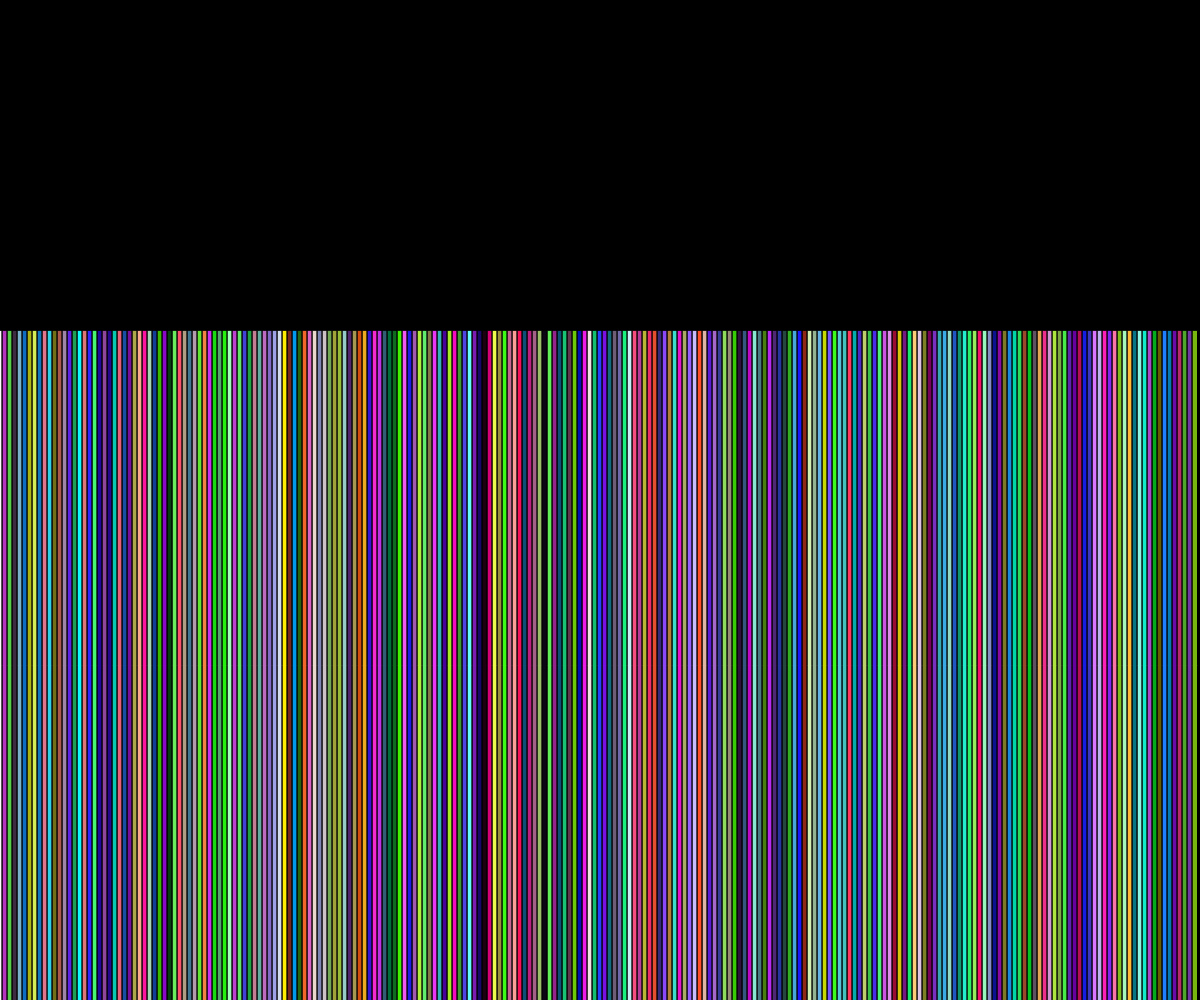
Frame 1 (no input)
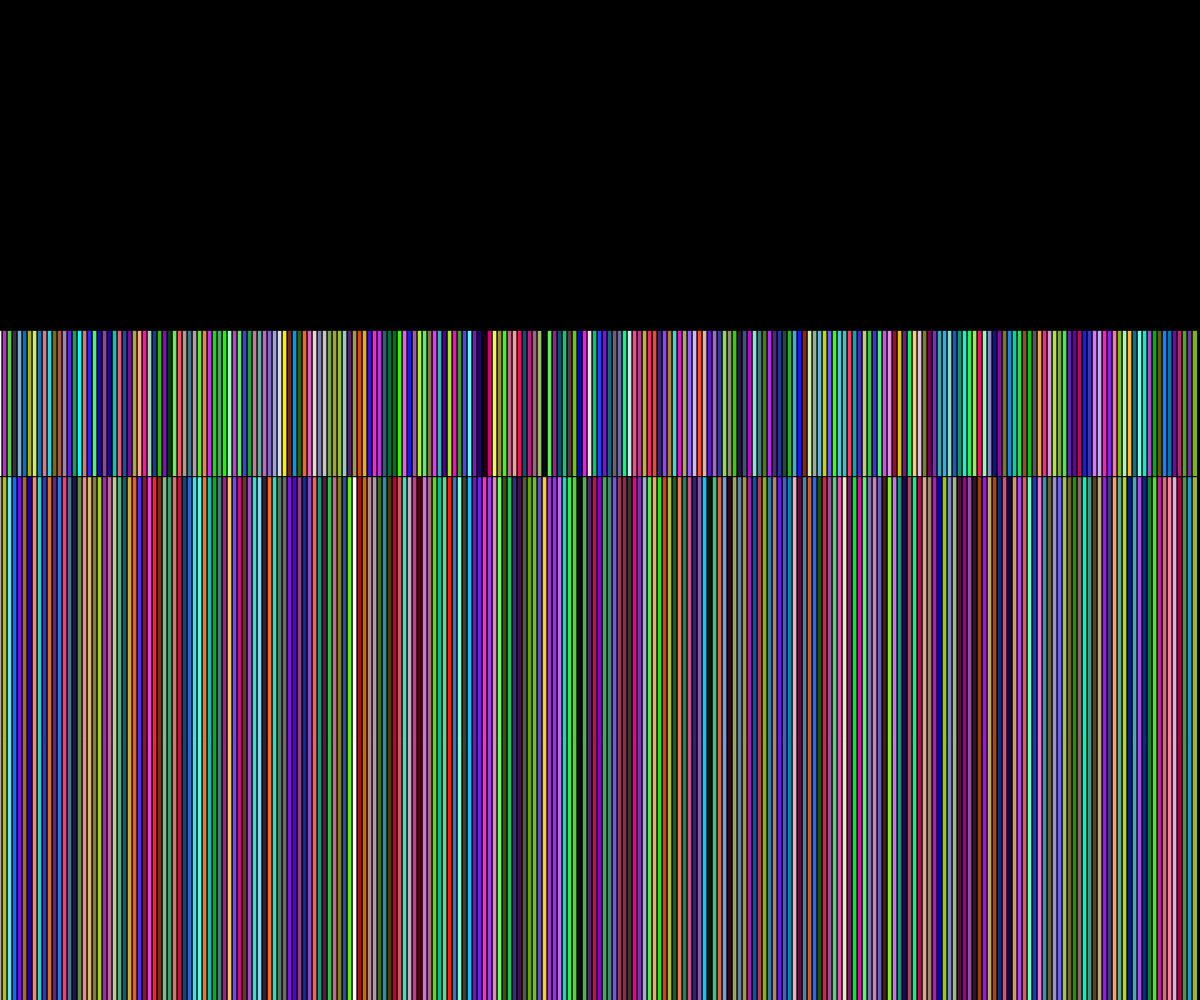
Frame 2 (the mouse pressed at the canvas centre, redrawn once)

The p5.js sketch that drew these frames (run headless with seeded random() and noise() and a simulated clock; the mouse was pressed at the canvas centre and the sketch redrawn once):

// p5.js sketch
// ── sketch.js
let yOff = 0;
function setup() {
  createCanvas(windowWidth, windowHeight);
  background(0);
  fill(255);
  rectMode(CENTER);
  noLoop();
}

function draw() {
  let f = map(noise(yOff),0,1,0,height*2);
  for (let i = 0; i < width; i += 5) {
    rect(i, height, 5, f);
    rect(i, height, 5, f);
    fill(random(0,255),random(0,255),random(0,255));
    yOff += 0.01;
  }
}
